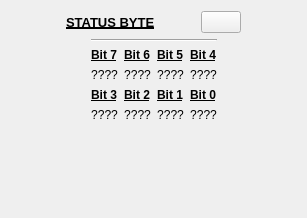
<?xml version="1.0" encoding="UTF-8"?>
<ui version="4.0">
 <class>Form</class>
 <widget class="QWidget" name="Form">
  <property name="geometry">
   <rect>
    <x>0</x>
    <y>0</y>
    <width>307</width>
    <height>218</height>
   </rect>
  </property>
  <property name="windowTitle">
   <string>Form</string>
  </property>
  <layout class="QVBoxLayout" name="verticalLayout_2">
   <item>
    <layout class="QHBoxLayout" name="horizontalLayout">
     <item>
      <spacer name="horizontalSpacer">
       <property name="orientation">
        <enum>Qt::Horizontal</enum>
       </property>
       <property name="sizeHint" stdset="0">
        <size>
         <width>40</width>
         <height>20</height>
        </size>
       </property>
      </spacer>
     </item>
     <item>
      <widget class="QLabel" name="label">
       <property name="font">
        <font>
         <pointsize>10</pointsize>
         <weight>75</weight>
         <bold>true</bold>
         <underline>true</underline>
        </font>
       </property>
       <property name="text">
        <string>STATUS BYTE</string>
       </property>
      </widget>
     </item>
     <item>
      <spacer name="horizontalSpacer_3">
       <property name="orientation">
        <enum>Qt::Horizontal</enum>
       </property>
       <property name="sizeType">
        <enum>QSizePolicy::Fixed</enum>
       </property>
       <property name="sizeHint" stdset="0">
        <size>
         <width>40</width>
         <height>20</height>
        </size>
       </property>
      </spacer>
     </item>
     <item>
      <widget class="QPushButton" name="clear_button">
       <property name="toolTip">
        <string>Clear</string>
       </property>
       <property name="text">
        <string/>
       </property>
       <property name="icon">
        <iconset resource="../../Anaconda2/envs/labscript/Lib/site-packages/qtutils/icons/icons.qrc">
         <normaloff>:/qtutils/fugue/arrow-circle.png</normaloff>:/qtutils/fugue/arrow-circle.png</iconset>
       </property>
       <property name="checkable">
        <bool>false</bool>
       </property>
      </widget>
     </item>
     <item>
      <spacer name="horizontalSpacer_2">
       <property name="orientation">
        <enum>Qt::Horizontal</enum>
       </property>
       <property name="sizeHint" stdset="0">
        <size>
         <width>40</width>
         <height>20</height>
        </size>
       </property>
      </spacer>
     </item>
    </layout>
   </item>
   <item>
    <layout class="QHBoxLayout" name="horizontalLayout_2">
     <item>
      <spacer name="horizontalSpacer_4">
       <property name="orientation">
        <enum>Qt::Horizontal</enum>
       </property>
       <property name="sizeHint" stdset="0">
        <size>
         <width>40</width>
         <height>20</height>
        </size>
       </property>
      </spacer>
     </item>
     <item>
      <layout class="QVBoxLayout" name="verticalLayout">
       <item>
        <widget class="Line" name="line">
         <property name="orientation">
          <enum>Qt::Horizontal</enum>
         </property>
        </widget>
       </item>
       <item>
        <layout class="QGridLayout" name="gridLayout">
         <item row="0" column="0" alignment="Qt::AlignHCenter">
          <widget class="QLabel" name="status_label_7">
           <property name="font">
            <font>
             <weight>75</weight>
             <bold>true</bold>
             <underline>true</underline>
            </font>
           </property>
           <property name="mouseTracking">
            <bool>false</bool>
           </property>
           <property name="text">
            <string>Bit 7</string>
           </property>
           <property name="alignment">
            <set>Qt::AlignCenter</set>
           </property>
          </widget>
         </item>
         <item row="0" column="1" alignment="Qt::AlignHCenter">
          <widget class="QLabel" name="status_label_6">
           <property name="font">
            <font>
             <weight>75</weight>
             <bold>true</bold>
             <underline>true</underline>
            </font>
           </property>
           <property name="mouseTracking">
            <bool>false</bool>
           </property>
           <property name="text">
            <string>Bit 6</string>
           </property>
           <property name="alignment">
            <set>Qt::AlignCenter</set>
           </property>
          </widget>
         </item>
         <item row="0" column="2" alignment="Qt::AlignHCenter">
          <widget class="QLabel" name="status_label_5">
           <property name="font">
            <font>
             <weight>75</weight>
             <bold>true</bold>
             <underline>true</underline>
            </font>
           </property>
           <property name="mouseTracking">
            <bool>false</bool>
           </property>
           <property name="text">
            <string>Bit 5</string>
           </property>
           <property name="alignment">
            <set>Qt::AlignCenter</set>
           </property>
          </widget>
         </item>
         <item row="0" column="3" alignment="Qt::AlignHCenter">
          <widget class="QLabel" name="status_label_4">
           <property name="font">
            <font>
             <weight>75</weight>
             <bold>true</bold>
             <underline>true</underline>
            </font>
           </property>
           <property name="mouseTracking">
            <bool>false</bool>
           </property>
           <property name="text">
            <string>Bit 4</string>
           </property>
           <property name="alignment">
            <set>Qt::AlignCenter</set>
           </property>
          </widget>
         </item>
         <item row="1" column="0" alignment="Qt::AlignHCenter">
          <widget class="QLabel" name="status_7">
           <property name="mouseTracking">
            <bool>false</bool>
           </property>
           <property name="text">
            <string>????</string>
           </property>
           <property name="alignment">
            <set>Qt::AlignCenter</set>
           </property>
          </widget>
         </item>
         <item row="1" column="1" alignment="Qt::AlignHCenter">
          <widget class="QLabel" name="status_6">
           <property name="mouseTracking">
            <bool>false</bool>
           </property>
           <property name="text">
            <string>????</string>
           </property>
           <property name="alignment">
            <set>Qt::AlignCenter</set>
           </property>
          </widget>
         </item>
         <item row="1" column="2" alignment="Qt::AlignHCenter">
          <widget class="QLabel" name="status_5">
           <property name="mouseTracking">
            <bool>false</bool>
           </property>
           <property name="text">
            <string>????</string>
           </property>
           <property name="alignment">
            <set>Qt::AlignCenter</set>
           </property>
          </widget>
         </item>
         <item row="1" column="3" alignment="Qt::AlignHCenter">
          <widget class="QLabel" name="status_4">
           <property name="mouseTracking">
            <bool>false</bool>
           </property>
           <property name="text">
            <string>????</string>
           </property>
           <property name="alignment">
            <set>Qt::AlignCenter</set>
           </property>
          </widget>
         </item>
         <item row="2" column="0" alignment="Qt::AlignHCenter">
          <widget class="QLabel" name="status_label_3">
           <property name="font">
            <font>
             <weight>75</weight>
             <bold>true</bold>
             <underline>true</underline>
            </font>
           </property>
           <property name="mouseTracking">
            <bool>false</bool>
           </property>
           <property name="text">
            <string>Bit 3</string>
           </property>
           <property name="alignment">
            <set>Qt::AlignCenter</set>
           </property>
          </widget>
         </item>
         <item row="2" column="1" alignment="Qt::AlignHCenter">
          <widget class="QLabel" name="status_label_2">
           <property name="font">
            <font>
             <weight>75</weight>
             <bold>true</bold>
             <underline>true</underline>
            </font>
           </property>
           <property name="mouseTracking">
            <bool>false</bool>
           </property>
           <property name="text">
            <string>Bit 2</string>
           </property>
           <property name="alignment">
            <set>Qt::AlignCenter</set>
           </property>
          </widget>
         </item>
         <item row="2" column="2" alignment="Qt::AlignHCenter">
          <widget class="QLabel" name="status_label_1">
           <property name="font">
            <font>
             <weight>75</weight>
             <bold>true</bold>
             <underline>true</underline>
            </font>
           </property>
           <property name="mouseTracking">
            <bool>false</bool>
           </property>
           <property name="text">
            <string>Bit 1</string>
           </property>
           <property name="alignment">
            <set>Qt::AlignCenter</set>
           </property>
          </widget>
         </item>
         <item row="2" column="3" alignment="Qt::AlignHCenter">
          <widget class="QLabel" name="status_label_0">
           <property name="font">
            <font>
             <weight>75</weight>
             <bold>true</bold>
             <underline>true</underline>
            </font>
           </property>
           <property name="mouseTracking">
            <bool>false</bool>
           </property>
           <property name="text">
            <string>Bit 0</string>
           </property>
           <property name="alignment">
            <set>Qt::AlignCenter</set>
           </property>
          </widget>
         </item>
         <item row="3" column="0" alignment="Qt::AlignHCenter">
          <widget class="QLabel" name="status_3">
           <property name="mouseTracking">
            <bool>false</bool>
           </property>
           <property name="text">
            <string>????</string>
           </property>
           <property name="alignment">
            <set>Qt::AlignCenter</set>
           </property>
          </widget>
         </item>
         <item row="3" column="1" alignment="Qt::AlignHCenter">
          <widget class="QLabel" name="status_2">
           <property name="mouseTracking">
            <bool>false</bool>
           </property>
           <property name="text">
            <string>????</string>
           </property>
           <property name="alignment">
            <set>Qt::AlignCenter</set>
           </property>
          </widget>
         </item>
         <item row="3" column="2" alignment="Qt::AlignHCenter">
          <widget class="QLabel" name="status_1">
           <property name="mouseTracking">
            <bool>false</bool>
           </property>
           <property name="text">
            <string>????</string>
           </property>
           <property name="alignment">
            <set>Qt::AlignCenter</set>
           </property>
          </widget>
         </item>
         <item row="3" column="3" alignment="Qt::AlignHCenter">
          <widget class="QLabel" name="status_0">
           <property name="mouseTracking">
            <bool>false</bool>
           </property>
           <property name="text">
            <string>????</string>
           </property>
           <property name="alignment">
            <set>Qt::AlignCenter</set>
           </property>
          </widget>
         </item>
        </layout>
       </item>
      </layout>
     </item>
     <item>
      <spacer name="horizontalSpacer_5">
       <property name="orientation">
        <enum>Qt::Horizontal</enum>
       </property>
       <property name="sizeHint" stdset="0">
        <size>
         <width>40</width>
         <height>20</height>
        </size>
       </property>
      </spacer>
     </item>
    </layout>
   </item>
   <item>
    <spacer name="verticalSpacer">
     <property name="orientation">
      <enum>Qt::Vertical</enum>
     </property>
     <property name="sizeHint" stdset="0">
      <size>
       <width>268</width>
       <height>75</height>
      </size>
     </property>
    </spacer>
   </item>
  </layout>
 </widget>
 <resources>
  <include location="../../Anaconda2/envs/labscript/Lib/site-packages/qtutils/icons/icons.qrc"/>
 </resources>
 <connections/>
</ui>
